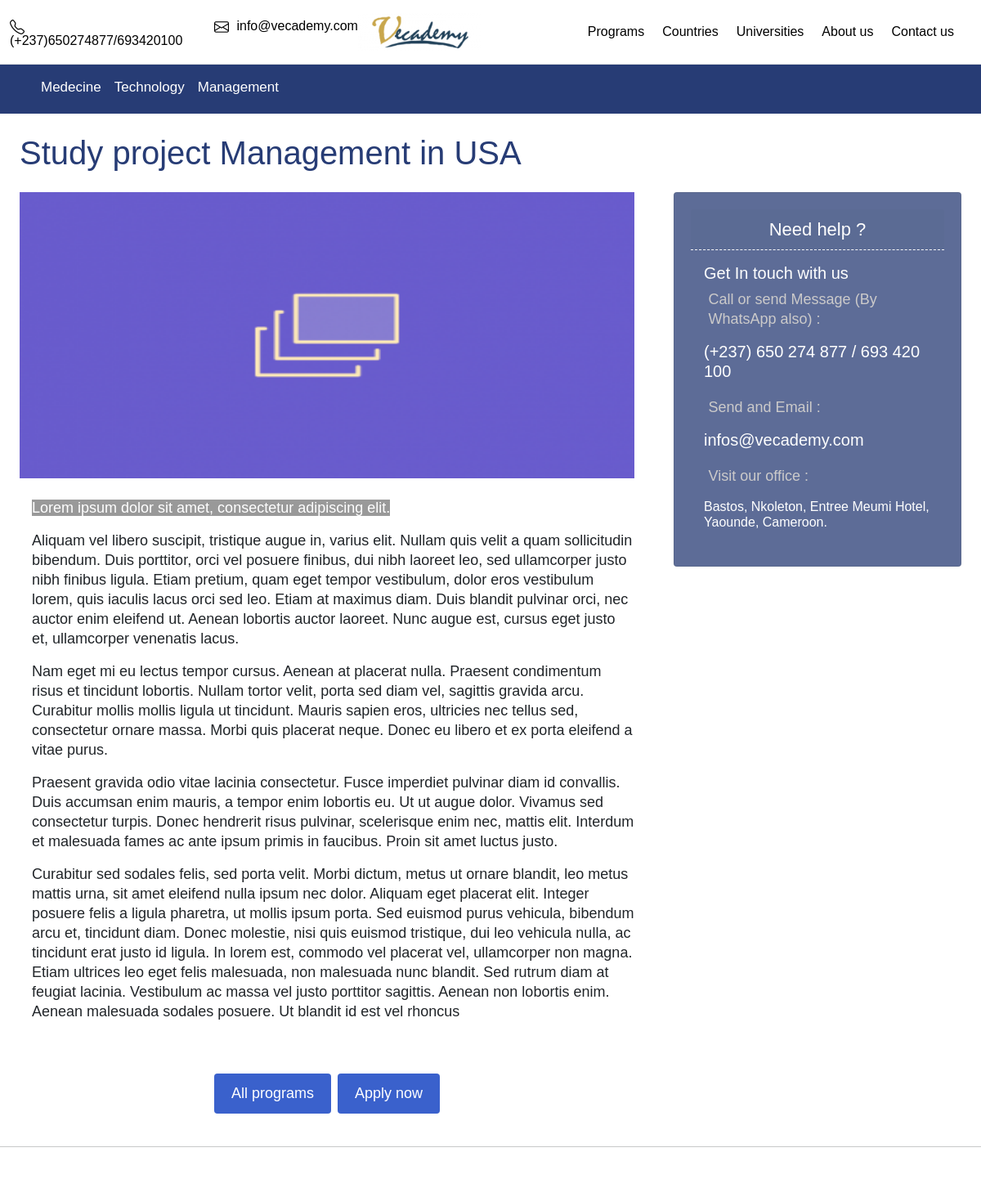
The app's page /programs/Study project Management in USA/ (upper part), older data.
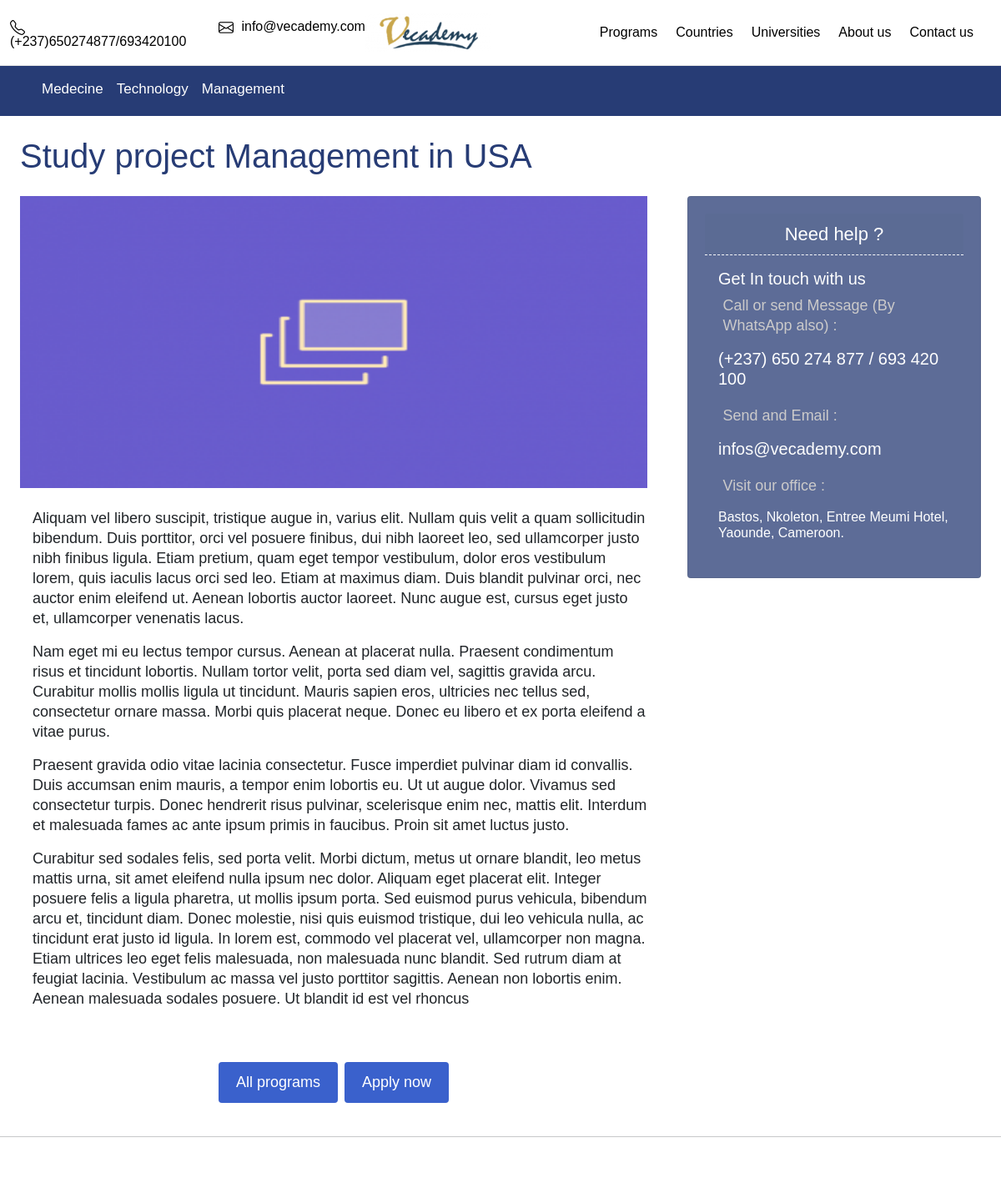
The same page, newer data.
### main/models.py (models this page shows, shortened)
class Program(models.Model):
    program_name = models.CharField(max_length=254, null=True, blank=True)
    program_category = models.ForeignKey(ProgramCategory, blank=True, null=True, on_delete=models.PROTECT)
    choose_university = models.ForeignKey(University, on_delete=models.PROTECT, null=True, blank=True)
    program_short_description = models.TextField(max_length=200, null=True, blank=True)
    program_description = RichTextField(blank = True, null = True)
    program_image = models.ImageField(default = 'default.png', upload_to = 'programs-images/%Y/%m/%d/')
    program_icon = IconField(null = True, blank =True, default = 'Graduation Cap')
    date_created = models.DateTimeField(auto_now_add=True, blank=True, null=True)
    last_update = models.DateTimeField(null=True, blank=True)
    set_draft = models.BooleanField(default=True)
    set_featured = models.BooleanField(default=False)
    class Meta:
        verbose_name = 'Program'
        verbose_name_plural = 'Programs'

### main/views.py (the view)
# urls.py: path('programs/<str:program_url>/', views.singleProgram, name='single-program'),
def singleProgram(request, program_url):
    category_to_navebar = ProgramCategory.objects.all().filter(set_draft = False, set_featured = True)
    program_to_form = Program.objects.all().filter(set_draft = False)
    single_program = Program.objects.get(program_name = program_url, set_draft = False)
    program_fact = single_program.programfact_set.all().filter(set_draft = False)
    featured_post = BlogPost.objects.all().filter(set_draft = False, set_featured = True).order_by('-date_created')[:8]
    context = {
        'program_to_form':program_to_form,
        'featured_post':featured_post,
        'program_fact':program_fact,
        'single_program':single_program,
        'category_to_navebar':category_to_navebar,
    }
    return render(request, 'main/single-program.html', context)

### main/templates/main/single-program.html
{% extends 'main/index.html' %}
{% load static %}
{% block contain%}
<main>
    <div class="container-fluid p-4">
        <h3 class="mb-4 display-6">
            <span class="main-color">{{single_program.program_name}}</span>
        </h3>
        <div class="row g-5">
            <div class="col-lg-8 col-md-7 col-12">
                <div class="row g-5">
                    <div class="col-12">
                        {% include 'main/single-program-contain.html' %}
                    </div>
                    <div class="col-12 d-flex justify-content-center">
                        <div class="d-grid gap-2 d-md-flex justify-content-md-start">
                            <a class="btn btn-on-white" href="{% url 'programs' %}">All programs</a>
                            <a class="btn btn-on-white" href=" {% url 'contact' %} ">Apply now</a>
                        </div>
                    </div>
                </div>
            </div>
            <div class="col-lg-4 col-md-5">
                <div class="position-sticky" style="top: 2rem;">
                    {% include 'main/page-sidebar.html' %}
                </div>
            </div>
        </div>
    </div>
</main>
<hr> {% endblock %}

### main/templates/main/single-program-contain.html (shortened to what this page needs)
 {% load static %}
<div class="service-details">
    <div class="service-single-img">
        <img class="program-image mb-4" src="{{single_program.program_image.url}}" alt="{{single_program.program_name}}">
    </div>
    <div class="content-body mt-20">
        {{single_program.program_description|safe}}
    </div>
</div>

Row changes from the older to the newer data that the page shows:
changed Program "Study project Management in USA": program_description "Lorem ipsum dolor sit amet, consectetur adipiscing elit. Aliquam vel libero suscipit,…" → "Aliquam vel libero suscipit,…"
